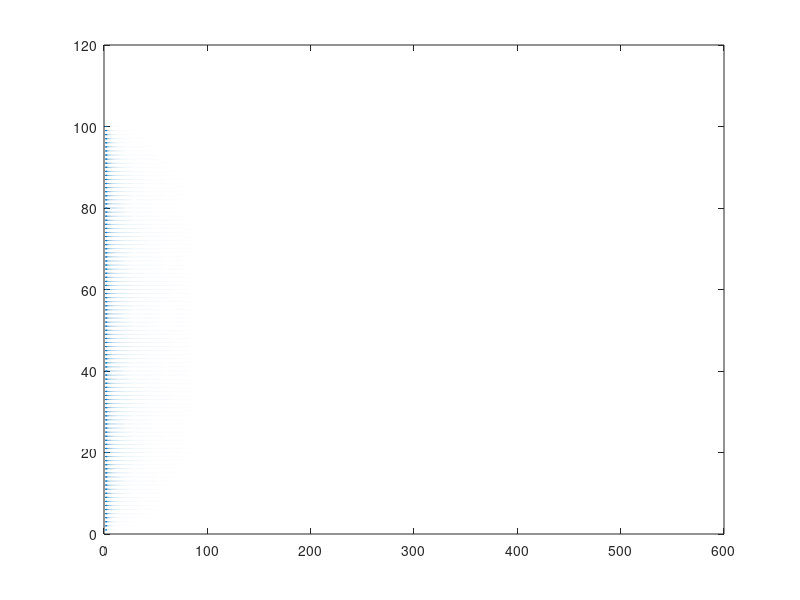

MATLAB code to generate this figure:
clc
clear all
close all



u = load('step20000_centraldiff_u_data.txt');
v = load('step20000_centraldiff_v_data.txt');
phi = load('step20000_centraldiff_phi_data.txt');
figure
quiver(u,v)
figure
surf(phi)